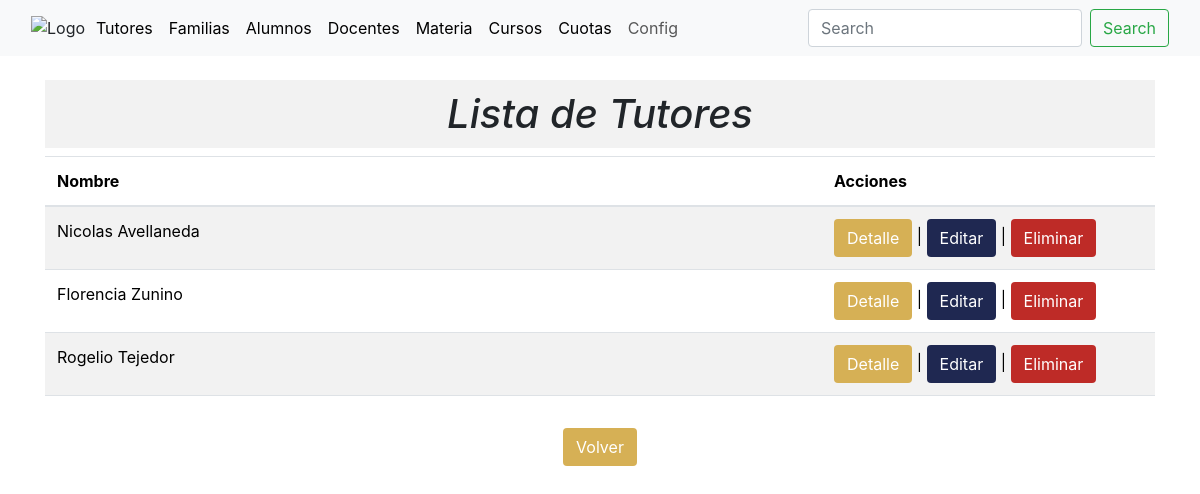
Screenshot of /tutores_list/ with the database file from the repository.
### academico/models.py (models this page shows)
class Tutores(models.Model):
    Nombre = models.CharField(max_length=255)
    Apellido = models.CharField(max_length=255)
    DNI = models.CharField(max_length=255)
    Domicilio_Personal = models.CharField(max_length=255)
    Domicilio_Laboral = models.CharField(max_length=255)
    Celular = models.CharField(max_length=255)
    Ocupacion = models.CharField(max_length=255)
    Email = models.EmailField()
    vive = [('S', 'Si'),('N', 'No'),]
    Vive = models.CharField(max_length=1, choices=vive)
    Responsable_de_pago = models.BooleanField()
    Parentezco = models.ForeignKey(Parentezco, on_delete=models.CASCADE)
    asignado = models.BooleanField(default=False)
    def __str__(self):
        return '%s %s '%(self.Nombre,self.Apellido)
    class Meta:
        db_table = 'tutores'
        verbose_name = 'tutor'
        verbose_name_plural = 'tutores'

### academico/views.py (the view)
# urls.py: path('tutores_list/', views.tutores_list, name='tutores_list'),
def tutores_list(request):
    tutores = Tutores.objects.all()
    parentezcos = Parentezco.objects.all()
    form = TutorForm()  # Crea una instancia vacía del formulario
    context = {'tutores': tutores,
               'form': form,
               'parentezcos':parentezcos}
    return render(request, 'tutores_list.html', context)

### academico/forms.py
class TutorForm(forms.ModelForm):
    class Meta:
        model = Tutores
        fields = '__all__'

### academico/models.py (called while the page is built)
    def __str__(self):
        return '%s '%(self.parentezco)

### academico/templates/tutores_list.html (shortened to what this page needs)
{% extends "base.html" %}
{%block content%}
<main>
  <div class="container mt-4">
    <div class="row justify-content-center">
      <div class="col-md-12 text-center">
        <h1 style="font-style: italic; background-color: #f2f2f2; padding: 10px;">Lista de Tutores</h1>
      </div>
    </div>
    <div class="row justify-content-center">
      <div class="col-md-12"> <div class="table-responsive">
        <table class="table table-striped table-hover">
          <thead>
            <tr>
              <th style="width: 70%;">Nombre</th>
              <th>Acciones</th>
            </tr>
          </thead>
          <tbody>
            {% for tutor in tutores %}
            <tr>
              <td>
                {{ tutor }}
              </td>
              <td>
                <button type="button" class="btn" style="background-color: rgb(214,176,85); color: white;"
                        data-toggle="modal" data-target="#tutorDetailsModal{{ tutor.pk }}">Detalle</button> |
                <button type="button" class="btn" style="background-color: rgb(31,40,81); color: white;"
                        data-toggle="modal" data-target="#tutorEditModal{{ tutor.pk }}">Editar</button> |
                <button type="button" class="btn" style="background-color: rgb(190,43,39); color: white;"
                        data-toggle="modal" data-target="#tutorDeleteModal{{ tutor.pk }}">Eliminar</button>
              </td>
            </tr>
            {% endfor %}
          </tbody>
        </table>
        </div>
      </div>
    </div>
    <div class="row justify-content-center mt-3">
      <div class="col-md-8 text-center">
        <button type="button" class="btn" style="background-color: rgb(214,176,85); color: white;" onclick="location.href='{% url 'index' %}'">Volver</button>
      </div>
    </div>
  </div>
</main>
{%endblock%}

### rows the page displays
Tutores: Nombre+Apellido "Nicolas Avellaneda"
Tutores: Nombre+Apellido "Florencia Zunino"
Tutores: Nombre+Apellido "Rogelio Tejedor"
